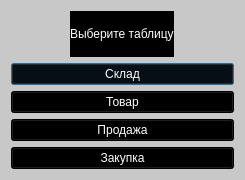
<?xml version="1.0" encoding="UTF-8"?>
<ui version="4.0">
 <class>vibor</class>
 <widget class="QDialog" name="vibor">
  <property name="geometry">
   <rect>
    <x>0</x>
    <y>0</y>
    <width>245</width>
    <height>180</height>
   </rect>
  </property>
  <property name="windowTitle">
   <string>База данных склада</string>
  </property>
  <property name="styleSheet">
   <string notr="true">
background-color: rgb(200, 200, 200);
color: rgb(0, 0, 0);</string>
  </property>
  <layout class="QVBoxLayout" name="verticalLayout">
   <item alignment="Qt::AlignHCenter">
    <widget class="QLabel" name="label">
     <property name="styleSheet">
      <string notr="true">font: 12pt &quot;Times New Roman&quot;;
background-color: rgb(0, 0, 0);
color: rgb(255, 255, 255);</string>
     </property>
     <property name="text">
      <string>Выберите таблицу</string>
     </property>
    </widget>
   </item>
   <item>
    <widget class="QPushButton" name="sklad">
     <property name="styleSheet">
      <string notr="true">font: 12pt &quot;Times New Roman&quot;;
color: rgb(255, 255, 255);
background-color: rgb(0, 0, 0);</string>
     </property>
     <property name="text">
      <string>Склад</string>
     </property>
    </widget>
   </item>
   <item>
    <widget class="QPushButton" name="tovar">
     <property name="styleSheet">
      <string notr="true">font: 12pt &quot;Times New Roman&quot;;
background-color: rgb(0, 0, 0);
color: rgb(255, 255, 255);</string>
     </property>
     <property name="text">
      <string>Товар</string>
     </property>
    </widget>
   </item>
   <item>
    <widget class="QPushButton" name="sold">
     <property name="styleSheet">
      <string notr="true">font: 12pt &quot;Times New Roman&quot;;
background-color: rgb(0, 0, 0);
color: rgb(255, 255, 255);</string>
     </property>
     <property name="text">
      <string>Продажа</string>
     </property>
    </widget>
   </item>
   <item>
    <widget class="QPushButton" name="buy">
     <property name="styleSheet">
      <string notr="true">font: 12pt &quot;Times New Roman&quot;;
background-color: rgb(0, 0, 0);
color: rgb(255, 255, 255);</string>
     </property>
     <property name="text">
      <string>Закупка</string>
     </property>
    </widget>
   </item>
  </layout>
 </widget>
 <resources/>
 <connections/>
</ui>
